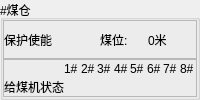
                <widget class="QGroupBox" name="bunker_info_3">
                 <property name="title">
                  <string>#煤仓</string>
                 </property>
                 <layout class="QVBoxLayout" name="verticalLayout_14" stretch="1,1">
                  <property name="spacing">
                   <number>0</number>
                  </property>
                  <property name="leftMargin">
                   <number>0</number>
                  </property>
                  <property name="topMargin">
                   <number>0</number>
                  </property>
                  <property name="rightMargin">
                   <number>0</number>
                  </property>
                  <property name="bottomMargin">
                   <number>0</number>
                  </property>
                  <item>
                   <widget class="QFrame" name="bunker_info_top_3">
                    <property name="frameShape">
                     <enum>QFrame::StyledPanel</enum>
                    </property>
                    <property name="frameShadow">
                     <enum>QFrame::Raised</enum>
                    </property>
                    <property name="lineWidth">
                     <number>0</number>
                    </property>
                    <layout class="QHBoxLayout" name="horizontalLayout_19">
                     <property name="spacing">
                      <number>0</number>
                     </property>
                     <property name="leftMargin">
                      <number>0</number>
                     </property>
                     <property name="topMargin">
                      <number>0</number>
                     </property>
                     <property name="rightMargin">
                      <number>0</number>
                     </property>
                     <property name="bottomMargin">
                      <number>0</number>
                     </property>
                     <item>
                      <widget class="QLabel" name="bunker_info_top11_3">
                       <property name="text">
                        <string>保护使能</string>
                       </property>
                      </widget>
                     </item>
                     <item>
                      <widget class="QLabel" name="bunker_info_top12_3">
                       <property name="text">
                        <string/>
                       </property>
                      </widget>
                     </item>
                     <item>
                      <widget class="QLabel" name="bunker_info_top13_3">
                       <property name="text">
                        <string>煤位:</string>
                       </property>
                      </widget>
                     </item>
                     <item>
                      <widget class="QLabel" name="bunker_info_top14_3">
                       <property name="text">
                        <string>0米</string>
                       </property>
                      </widget>
                     </item>
                    </layout>
                   </widget>
                  </item>
                  <item>
                   <widget class="QFrame" name="bunker_info_bottom_3">
                    <property name="frameShape">
                     <enum>QFrame::StyledPanel</enum>
                    </property>
                    <property name="frameShadow">
                     <enum>QFrame::Raised</enum>
                    </property>
                    <property name="lineWidth">
                     <number>0</number>
                    </property>
                    <layout class="QGridLayout" name="gridLayout_35" columnstretch="2,1,1,1,1,1,1,1,1">
                     <property name="leftMargin">
                      <number>0</number>
                     </property>
                     <property name="topMargin">
                      <number>0</number>
                     </property>
                     <property name="rightMargin">
                      <number>0</number>
                     </property>
                     <property name="bottomMargin">
                      <number>0</number>
                     </property>
                     <property name="spacing">
                      <number>0</number>
                     </property>
                     <item row="0" column="0">
                      <widget class="QLabel" name="bunker_info_bottom11_3">
                       <property name="text">
                        <string/>
                       </property>
                      </widget>
                     </item>
                     <item row="0" column="1">
                      <widget class="QLabel" name="bunker_info_bottom12_3">
                       <property name="text">
                        <string>1#</string>
                       </property>
                      </widget>
                     </item>
                     <item row="0" column="2">
                      <widget class="QLabel" name="bunker_info_bottom13_3">
                       <property name="text">
                        <string>2#</string>
                       </property>
                      </widget>
                     </item>
                     <item row="0" column="3">
                      <widget class="QLabel" name="bunker_info_bottom14_3">
                       <property name="text">
                        <string>3#</string>
                       </property>
                      </widget>
                     </item>
                     <item row="0" column="4">
                      <widget class="QLabel" name="bunker_info_bottom15_3">
                       <property name="text">
                        <string>4#</string>
                       </property>
                      </widget>
                     </item>
                     <item row="0" column="5">
                      <widget class="QLabel" name="bunker_info_bottom16_3">
                       <property name="text">
                        <string>5#</string>
                       </property>
                      </widget>
                     </item>
                     <item row="0" column="6">
                      <widget class="QLabel" name="bunker_info_bottom17_3">
                       <property name="text">
                        <string>6#</string>
                       </property>
                      </widget>
                     </item>
                     <item row="0" column="7">
                      <widget class="QLabel" name="bunker_info_bottom18_3">
                       <property name="text">
                        <string>7#</string>
                       </property>
                      </widget>
                     </item>
                     <item row="0" column="8">
                      <widget class="QLabel" name="bunker_info_bottom19_3">
                       <property name="text">
                        <string>8#</string>
                       </property>
                      </widget>
                     </item>
                     <item row="1" column="0">
                      <widget class="QLabel" name="bunker_info_bottom21_3">
                       <property name="text">
                        <string>给煤机状态</string>
                       </property>
                      </widget>
                     </item>
                     <item row="1" column="1">
                      <widget class="QLabel" name="bunker_info_bottom22_3">
                       <property name="text">
                        <string/>
                       </property>
                      </widget>
                     </item>
                     <item row="1" column="2">
                      <widget class="QLabel" name="bunker_info_bottom23_3">
                       <property name="text">
                        <string/>
                       </property>
                      </widget>
                     </item>
                     <item row="1" column="3">
                      <widget class="QLabel" name="bunker_info_bottom24_3">
                       <property name="text">
                        <string/>
                       </property>
                      </widget>
                     </item>
                     <item row="1" column="4">
                      <widget class="QLabel" name="bunker_info_bottom25_3">
                       <property name="text">
                        <string/>
                       </property>
                      </widget>
                     </item>
                     <item row="1" column="5">
                      <widget class="QLabel" name="bunker_info_bottom26_3">
                       <property name="text">
                        <string/>
                       </property>
                      </widget>
                     </item>
                     <item row="1" column="6">
                      <widget class="QLabel" name="bunker_info_bottom27_3">
                       <property name="text">
                        <string/>
                       </property>
                      </widget>
                     </item>
                     <item row="1" column="7">
                      <widget class="QLabel" name="bunker_info_bottom28_3">
                       <property name="text">
                        <string/>
                       </property>
                      </widget>
                     </item>
                     <item row="1" column="8">
                      <widget class="QLabel" name="bunker_info_bottom29_3">
                       <property name="text">
                        <string/>
                       </property>
                      </widget>
                     </item>
                    </layout>
                   </widget>
                  </item>
                 </layout>
                </widget>
